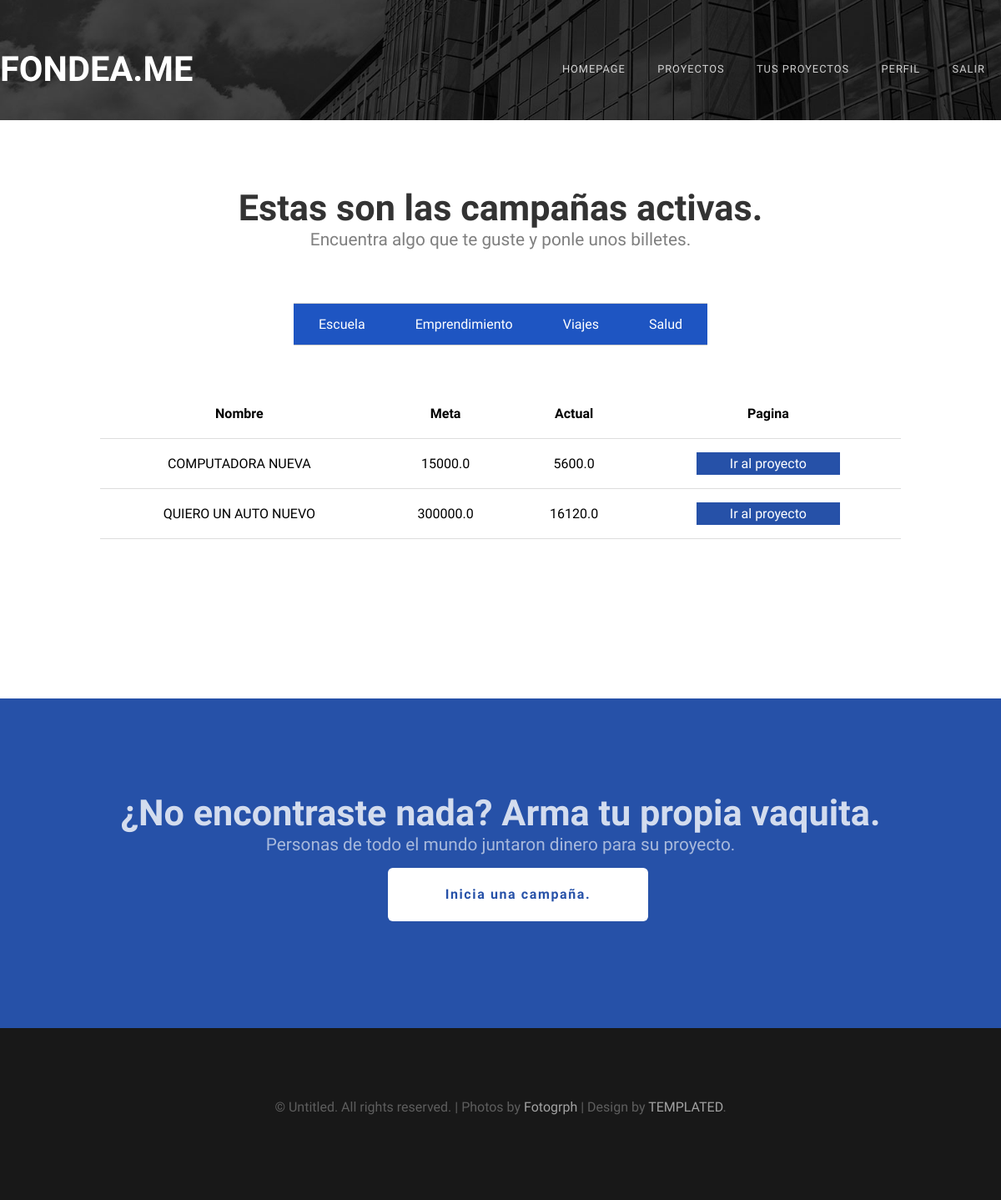
The page /proyects-categoria/sssfcv6sqaznchdyr/1 on the database its author committed.
### proyectos/models.py (models this page shows)
class Category(models.Model):
    name = models.CharField(max_length=50)
    description = models.CharField(max_length=100)
    made = models.DateTimeField(auto_now_add = True)
    upload = models.DateTimeField(auto_now = True)
    image = models.ImageField(default = 'null', upload_to = "Categories")

class Proyect(models.Model):
    name = models.CharField(max_length=50)
    goal = models.FloatField()
    actual = models.FloatField()
    deadline = models.DateField(auto_now_add=False)
    description = models.CharField(max_length=1500)
    image = models.ImageField(default = 'null', upload_to = "Proyects")
    made = models.DateTimeField(auto_now_add = True)
    upload = models.DateTimeField(auto_now = True)
    category = models.ForeignKey("Category", verbose_name=("Category"), on_delete=models.CASCADE)
    userOwner = models.ForeignKey(User, verbose_name=("Owner"), related_name='Owner',on_delete=models.CASCADE)
    Patrons = models.ManyToManyField(User,
        through = 'Patron',
        through_fields = ('proyecto','patron'),
        verbose_name=("Patrons"),
        default = 'null')

### proyectos/views.py (the view)
# urls.py: path('proyects-categoria/', proyecto.proyectosCategorias, name = 'proyectsCate'),
def proyectosCategorias(request, user = None, idC = None):
    categories = Category.objects.all()
    proyects = Proyect.objects.filter(category = categories[0].id)
    if idC:
        proyects = Proyect.objects.filter(category = idC)
    return render(request, 'proyects-category.html',{
        'Categories' : categories,
        'Proyects' : proyects,
        'User' : user
    })

### proyectos/templates/proyects-category.html (shortened to what this page needs)
{% extends 'layout.html' %}
{% block content %}
    <div id="wrapper">
        <div id="main-content" class = "container">
            <div class="title">
                <h2>Estas son las campañas activas.</h2>
                <span class="byline">Encuentra algo que te guste y ponle unos billetes.</span>
            </div>
            <div id = "menu-categorias">
                <ul class="nav">
                    {% for category in Categories %}
                        <li><a
                               href =  "{% if User %}
                                            {% url 'proyectsCate' User category.id%}
                                        {% else %}
                                            {% url 'proyectsCate' category.id%}
                                        {% endif %}">
                            {{category.name}}
                        </a></li>
                    {% endfor %}
                </ul>
            </div>
			<div id = "proyectosList">
                {% if Proyects %}
                <div class = "procontainer">
                    <table class = "proyectos">
                        <thead>
                            <tr>
                            <th>Nombre</th>
                            <th>Meta</th>
                            <th>Actual</th>
                            <th>Pagina</th>
                            </tr>
                        </thead>
                        <tbody>
                            {% for proyect in Proyects %}
                            <tr>
                            <td>{{proyect.name}}</td>
                            <td>{{proyect.goal}}</td>
                            <td>{{proyect.actual}}</td>
                            <td><a id = "link-in-table" class = "myproyectlink" href ="{% if User %}{% url 'proyectoLoged' User proyect.id%}{% else %}{% url 'proyecto' proyect.id %}{% endif %}">Ir al proyecto<a/></td>
                            <tr>
                            {% endfor %}
                        </tbody>
                    </table>
                </div>
                {% else %}
                <h3>Aún no hay proyectos registrados en esta categoría...</h3>
                {% endif %}
            </div>
	   </div>
    </div>
    <div id="welcome">
        <div class="container">
            <div class="title">
                <h2>¿No encontraste nada? Arma tu propia vaquita.</h2>
                <span class="byline">Personas de todo el mundo juntaron dinero para su proyecto.</span>
            </div>
            <ul class="actions">
                <li><a href="{% if User %}{% url 'newproyect' User%}{% else %}{% url 'login' %}{% endif %}" class="button">Inicia una campaña.</a></li>
            </ul>
        </div>
    </div>
{% endblock content %}

### proyectos/static/css/default.css (style rules this page uses)
html, body { height: 100%; }
body { margin: 0px; padding: 0px; background: #181818; font-family: 'Didact Gothic', sans-serif; font-size: 12pt; font-weight: 200; color: #FFF; }
.procontainer { margin-top: 3em; margin-bottom: 3em; width: 100%; }
h1, h2, h3 { margin: 0; padding: 0; }
p, ol, ul { margin-top: 0; }
ol, ul { padding: 0; list-style: none; }
a { color: #ee0000; }
.container { overflow: hidden; margin: 0em auto; width: 1200px; }
ul.actions li { display: inline-block; padding: 0em 0.50em; }
.button { display: inline-block; padding: 1em 2em 1em 2em; letter-spacing: 0.10em; margin-top: 0em; padding: 1.40em 3em; background: #2651a8; border-radius: 6px; text-decoration: none; font-weight: 700; font-size: 1em; color: #FFF; width: 80%; }
.box1, .box2, .box3, { float: left; margin-right: 20px; }
.title { margin-bottom: 1em; }
.title h2 { font-size: 2.7em; }
.title .byline { font-size: 1.3em; color: rgba(255,255,255,0.60); }
#wrapper { position: relative; padding: 5em 0em 4em 0em; background: #FFF; }
#welcome { position: relative; padding: 7em 0em 7em 0em; background: #2651a8; background-size: cover; text-align: center; }
#welcome .container { width: 1000px; padding: 0px 100px; color: rgba(255,255,255,0.8); }
#welcome a { color: rgba(255,255,255,1); }
#welcome .button { background: #FFF; color: #2651a8; }
#main-content .title { margin-bottom: 4em; }
#main-content { text-align: center; color: rgba(0,0,0,0.6); }
#main-content .title h2 { font-weight: bold; color: rgba(0,0,0,0.8); }
#main-content .title .byline { text-align: center; color: rgba(0,0,0,.5); }
#link-in-table { padding-top: 4px; padding-bottom: 4px; padding-left: 40px; padding-right: 40px; }
#menu-categorias { margin-top: 3em; }
table { width:80%; margin: 0 auto; }
table, th, td { border: 0px solid black; border-collapse: collapse; }
th, td { padding: 20px; text-align: center; border-bottom: 1px solid #ddd; }
tr { border-bottom: 1px; }
.myproyectlink:link, .myproyectlink:visited { background-color: #2651a8; color: white; text-decoration: none; }
#proyectosList { background-color: white; color: black; padding-bottom: 5em; }
ul, ol { list-style:none; }
.nav > li { float:left; }
.nav li a { background-color:#1e55c2; color:#fff; text-decoration:none; padding:15px 30px; display:block; }
.nav { border:1px solid #ccc; border-width:1px 0; list-style:none; margin:0; padding:0; text-align:center; display: inline-block; }
.nav li { display:inline; }
.nav a { display:inline-block; padding:10px; }

### rows shown on the page
Category: name "Escuela"
Category: name "Emprendimiento"
Category: name "Viajes"
Category: name "Salud"
Proyect: name "COMPUTADORA NUEVA", goal "15000.0", actual "5600.0"
Proyect: name "QUIERO UN AUTO NUEVO", goal "300000.0", actual "16120.0"
